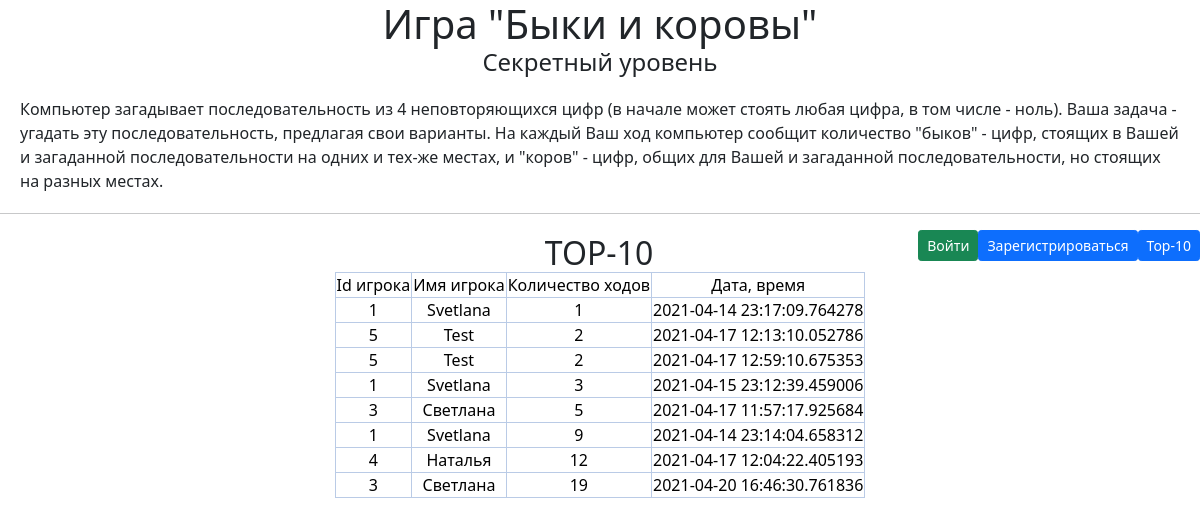
/records10, run on the app's committed database.
### data/records.py (models this page shows)
class Record(SqlAlchemyBase):
    __tablename__ = 'records'
    id = sqlalchemy.Column(sqlalchemy.Integer,
                           primary_key=True, autoincrement=True)
    user_id = sqlalchemy.Column(sqlalchemy.Integer,
                                    sqlalchemy.ForeignKey("users.id"))
    user_name = sqlalchemy.Column(sqlalchemy.String, nullable=True)
    score = sqlalchemy.Column(sqlalchemy.Integer, nullable=True)
    secret_num = sqlalchemy.Column(sqlalchemy.String, nullable=True)
    date = sqlalchemy.Column(sqlalchemy.DateTime,
                                 default=datetime.datetime.now)
    user = orm.relation('User')

### main.py (the view)
@app.route('/records10')
def records_top10():
    db_sess = db_session.create_session()
    records = db_sess.query(Record).order_by(Record.score).limit(10)
    return render_template("records.html", records=records, header="TOP-10")

### data/db_session.py (called while the page is built)
def create_session() -> Session:
    global __factory
    return __factory()

### templates/records.html (shortened to what this page needs)
{% extends "base.html" %}
{% block content %}
    <h2>{{header}}</h2>
    <table class="table-primary align-middle table-bordered">
    	<tr class="table-primary">
    		<td class="table-primary">Id игрока</td>
    		<td class="table-primary">Имя игрока</td>
    		<td class="table-primary">Количество ходов</td>
    		<td class="table-primary">Дата, время</td>
    	</tr>
        {% for i in records %}
    	<tr>
    		<td class="table-primary">{{ i.user_id }}</td>
    		<td class="table-primary">{{ i.user_name }}</td>
    		<td class="table-primary">{{ i.score }}</td>
    		<td class="table-primary">{{ i.date }}</td>
    	</tr>
    	{% endfor %}
    </table>
{% endblock %}

### templates/base.html (shortened to what this page needs)
<html lang="en">
<head>
    <link rel="stylesheet"
   href="https://cdn.jsdelivr.net/npm/bootstrap@5.0.0-beta1/dist/css/bootstrap.min.css"
>
   <link rel="stylesheet" type="text/css" href="static/css/style.css">
</head>
<body>
    <h1>Игра "Быки и коровы"</h1>
    <h4>Секретный уровень</h4>
    <div>Компьютер загадывает последовательность из 4 неповторяющихся цифр (в начале может стоять любая цифра, в том числе - ноль). Ваша задача - угадать эту последовательность, предлагая свои варианты. На каждый Ваш ход компьютер сообщит количество "быков" - цифр, стоящих в Вашей и загаданной последовательности на одних и тех-же местах, и "коров" - цифр, общих для Вашей и загаданной последовательности, но стоящих на разных местах.</div>
    <hr>
    <nav>
    <a class="btn btn-primary btn-sm" href="/records10">Top-10</a>
    {% if current_user.is_authenticated %}
        <a class="btn btn-warning btn-sm" href="/logout">Выйти из аккаунта: {{ current_user.name }}</a>
        <a href="/new_game" class="btn btn-success btn-sm">Начать игру</a>
        {% if current_user.status == "admin" %}
            <a href="/remove_old_records" class="btn btn-warning btn-sm">Удалить старые записи игр</a>
            <a href="/remove_old_users" class="btn btn-warning btn-sm">Удалить неактивных пользователей</a>
        {% endif %}
    {% else %}
        <a class="btn btn-primary btn-sm" href="/register">Зарегистрироваться</a>
        <a class="btn btn-success btn-sm" href="/login">Войти</a>
    {% endif %}
    </nav>
    <div>
	{% block content %}
	{% endblock %}
    </div>
</body>
</html>

### static/css/style.css (style rules this page uses)
h1, h4, h2, form, table { margin: auto; text-align: center; max-width: 640px; }
a { float: right; text-align: top; max-width: 200px; }
div { align: center; margin: 20px; }

### data on the page
Record: user_id "1", user_name "Svetlana", score "1", date "2021-04-14 23:17:09.764278"
Record: user_id "5", user_name "Test", score "2", date "2021-04-17 12:13:10.052786"
Record: user_id "5", user_name "Test", score "2", date "2021-04-17 12:59:10.675353"
Record: user_id "1", user_name "Svetlana", score "3", date "2021-04-15 23:12:39.459006"
Record: user_id "3", user_name "Светлана", score "5", date "2021-04-17 11:57:17.925684"
Record: user_id "1", user_name "Svetlana", score "9", date "2021-04-14 23:14:04.658312"
Record: user_id "4", user_name "Наталья", score "12", date "2021-04-17 12:04:22.405193"
Record: user_id "3", user_name "Светлана", score "19", date "2021-04-20 16:46:30.761836"

### other printed values
{{ header }} "TOP-10"
